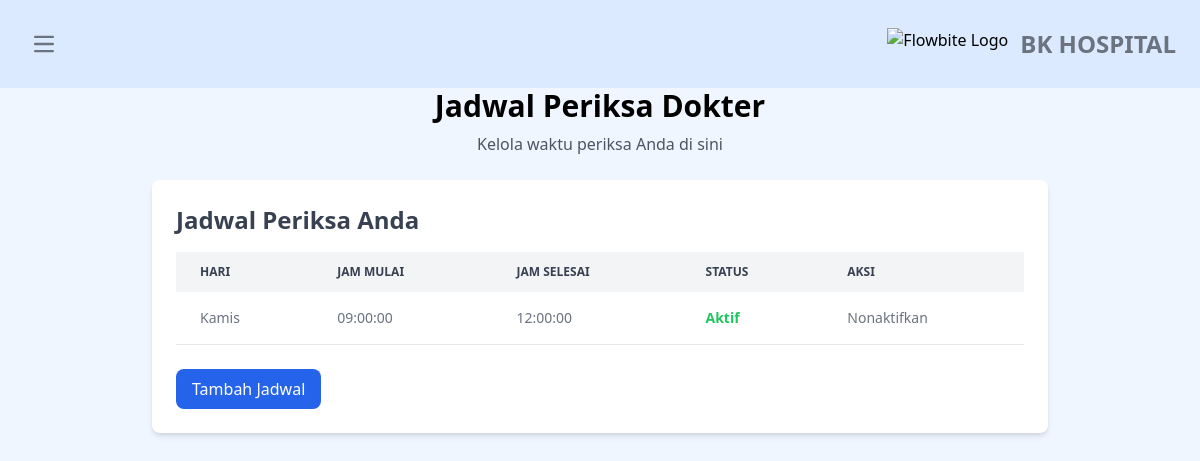
/dokter/jadwal.php (signed in), run on an earlier commit of the app's database.
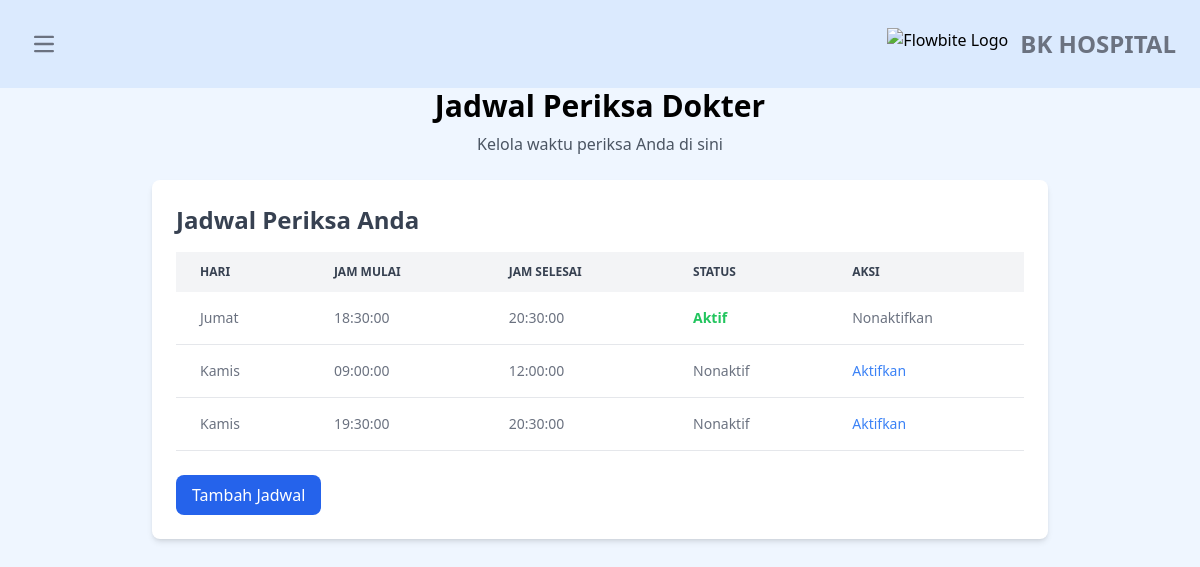
And on a later commit of the database.
### tables this page shows
CREATE TABLE `jadwal_periksa` (
  `id` int(11) UNSIGNED NOT NULL,
  `id_dokter` int(11) UNSIGNED NOT NULL,
  `hari` enum('Senin','Selasa','Rabu','Kamis','Jumat','Sabtu','Minggu') NOT NULL,
  `jam_mulai` time NOT NULL,
  `jam_selesai` time NOT NULL,
  `active` tinyint(1) DEFAULT 0
);

### dokter/jadwal.php (the view, shortened to what this page needs)
<?php
include 'head.php';
$stmt_id = $conn->prepare("SELECT id FROM dokter WHERE nip = ?");
$stmt_id->bind_param("s", $_SESSION['nip']);
$stmt_id->execute();
$stmt_id->bind_result($id_dokter);
$stmt_jadwal = $conn->prepare("
    SELECT id, hari, jam_mulai, jam_selesai, active
    FROM jadwal_periksa
    WHERE id_dokter = ?
    ORDER BY active DESC, hari, jam_mulai
");
$stmt_jadwal->bind_param("i", $id_dokter);
$stmt_jadwal->execute();
$result_jadwal = $stmt_jadwal->get_result();
?>
<h1 class="text-3xl font-bold dark:text-white text-center">Jadwal Periksa Dokter</h1>
<p class="mt-2 text-gray-600 dark:text-gray-100 text-center">Kelola waktu periksa Anda di sini</p>
<div class="max-w-4xl mx-auto bg-white dark:bg-gray-800 p-6 rounded-lg shadow-md mt-6">
    <h2 class="text-2xl font-bold text-gray-700 dark:text-gray-100">Jadwal Periksa Anda</h2>
    <table class="mt-4 w-full text-sm text-left text-gray-500 dark:text-gray-400">
        <thead class="text-xs text-gray-700 uppercase bg-gray-100 dark:bg-gray-700 dark:text-gray-200">
            <tr>
                <th scope="col" class="px-6 py-3">Hari</th>
                <th scope="col" class="px-6 py-3">Jam Mulai</th>
                <th scope="col" class="px-6 py-3">Jam Selesai</th>
                <th scope="col" class="px-6 py-3">Status</th>
                <th scope="col" class="px-6 py-3">Aksi</th>
            </tr>
        </thead>
        <tbody>
            <?php while ($row = $result_jadwal->fetch_assoc()): ?>
                <tr class="bg-white border-b dark:bg-gray-800 dark:border-gray-700">
                    <td class="px-6 py-4"><?= htmlspecialchars($row['hari']); ?></td>
                    <td class="px-6 py-4"><?= htmlspecialchars($row['jam_mulai']); ?></td>
                    <td class="px-6 py-4"><?= htmlspecialchars($row['jam_selesai']); ?></td>
                    <td class="px-6 py-4">
                        <?= $row['active'] ? '<span class="text-green-500 font-bold">Aktif</span>' : '<span class="text-gray-500">Nonaktif</span>'; ?>
                    </td>
                    <td class="px-6 py-4">
                        <?php if (!$row['active']): ?>
                            <a href="?activate=<?= $row['id']; ?>" class="text-blue-500 hover:underline">Aktifkan</a>
                        <?php else: ?>
                            <a href="?deactivate=<?= $row['id']; ?>" class="text-gray-500 hover:underline">Nonaktifkan</a>
                        <?php endif; ?>
                    </td>
                </tr>
            <?php endwhile; ?>
        </tbody>
    </table>
    <button id="openModalBtn"
        class="mt-6 bg-blue-600 text-white py-2 px-4 rounded-lg hover:bg-blue-700">
        Tambah Jadwal
    </button>
</div>
</body>
</html>

### dokter/head.php (shortened to what this page needs)
<!DOCTYPE html>
<html lang="en">
<head>
    <script src="https://cdn.tailwindcss.com"></script>
</head>
<body class="bg-blue-50 dark:bg-gray-600 ">
    <nav class="border-blue-200 bg-blue-100 dark:bg-gray-800 dark:border-gray-700">
        <div class="max-w-screen-2xl flex flex-wrap items-center justify-between mx-auto p-4 sm:p-6">
            <button data-drawer-target="drawer-navigation" type="button"
                class="inline-flex items-center justify-center p-2 w-10 h-10 text-sm text-gray-500 rounded-lg hover:bg-blue-200 focus:outline-none focus:ring-2 focus:ring-gray-200 dark:text-gray-400 dark:hover:bg-gray-700 dark:focus:ring-gray-600">
                <svg class="w-5 h-5" xmlns="http://www.w3.org/2000/svg" fill="none" viewBox="0 0 17 14">
                    <path stroke="currentColor" stroke-linecap="round" stroke-linejoin="round" stroke-width="2"
                        d="M1 1h15M1 7h15M1 13h15" />
                </svg>
            </button>
            <a href="#" class="flex items-center space-x-3 rtl:space-x-reverse">
                <img src="https://flowbite.com/docs/images/logo.svg" class="h-8" alt="Flowbite Logo" />
                <span class="self-center text-2xl font-semibold whitespace-nowrap text-gray-500 dark:text-white">BK HOSPITAL</span>
            </a>
        </div>
    </nav>

What changed in the data, as far as the page shows it:
added jadwal_periksa: hari "Jumat", jam_mulai "18:30:00", jam_selesai "20:30:00", active "Aktif"
changed jadwal_periksa (number 2 of 3 on the later page): active "Aktif Nonaktifkan" → "Nonaktif Aktifkan"
added jadwal_periksa: hari "Kamis", jam_mulai "19:30:00", jam_selesai "20:30:00", active "Nonaktif"
